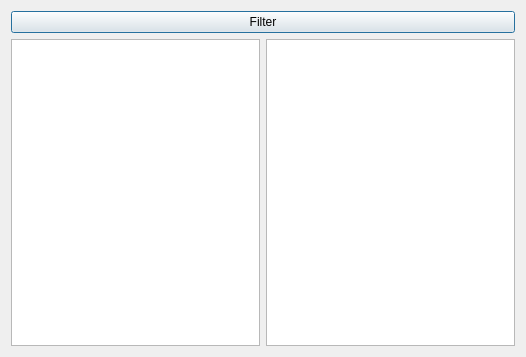
<?xml version="1.0" encoding="UTF-8"?>
<ui version="4.0">
 <class>Dialog</class>
 <widget class="QDialog" name="Dialog">
  <property name="geometry">
   <rect>
    <x>0</x>
    <y>0</y>
    <width>526</width>
    <height>357</height>
   </rect>
  </property>
  <property name="windowTitle">
   <string>Dialog</string>
  </property>
  <layout class="QVBoxLayout" name="verticalLayout">
   <item>
    <widget class="QPushButton" name="pushButton">
     <property name="text">
      <string>Filter</string>
     </property>
    </widget>
   </item>
   <item>
    <layout class="QHBoxLayout" name="horizontalLayout">
     <item>
      <widget class="QListWidget" name="listWidget"/>
     </item>
     <item>
      <widget class="QListWidget" name="listWidget_2"/>
     </item>
    </layout>
   </item>
  </layout>
 </widget>
 <resources/>
 <connections/>
</ui>
